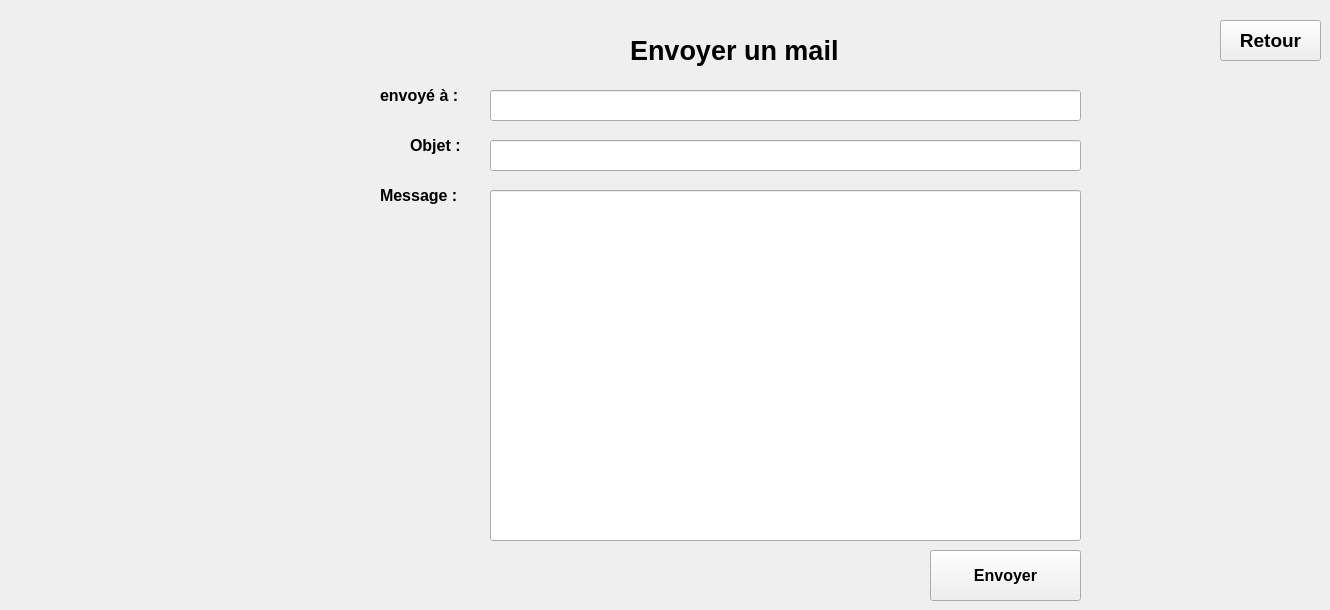
    <widget class="QWidget" name="page_9">
     <widget class="QLineEdit" name="lineEdit_15">
      <property name="geometry">
       <rect>
        <x>490</x>
        <y>190</y>
        <width>591</width>
        <height>351</height>
       </rect>
      </property>
     </widget>
     <widget class="QLabel" name="label_44">
      <property name="geometry">
       <rect>
        <x>380</x>
        <y>80</y>
        <width>111</width>
        <height>31</height>
       </rect>
      </property>
      <property name="font">
       <font>
        <pointsize>12</pointsize>
        <weight>75</weight>
        <bold>true</bold>
       </font>
      </property>
      <property name="text">
       <string>envoyé à :</string>
      </property>
     </widget>
     <widget class="QLabel" name="label_45">
      <property name="geometry">
       <rect>
        <x>410</x>
        <y>130</y>
        <width>71</width>
        <height>31</height>
       </rect>
      </property>
      <property name="font">
       <font>
        <pointsize>12</pointsize>
        <weight>75</weight>
        <bold>true</bold>
       </font>
      </property>
      <property name="text">
       <string>Objet :</string>
      </property>
     </widget>
     <widget class="QLabel" name="label_46">
      <property name="geometry">
       <rect>
        <x>380</x>
        <y>180</y>
        <width>101</width>
        <height>31</height>
       </rect>
      </property>
      <property name="font">
       <font>
        <pointsize>12</pointsize>
        <weight>75</weight>
        <bold>true</bold>
       </font>
      </property>
      <property name="text">
       <string>Message :</string>
      </property>
     </widget>
     <widget class="QLineEdit" name="lineEdit_16">
      <property name="geometry">
       <rect>
        <x>490</x>
        <y>90</y>
        <width>591</width>
        <height>31</height>
       </rect>
      </property>
     </widget>
     <widget class="QLineEdit" name="lineEdit_17">
      <property name="geometry">
       <rect>
        <x>490</x>
        <y>140</y>
        <width>591</width>
        <height>31</height>
       </rect>
      </property>
     </widget>
     <widget class="QPushButton" name="pushButton_7">
      <property name="geometry">
       <rect>
        <x>930</x>
        <y>550</y>
        <width>151</width>
        <height>51</height>
       </rect>
      </property>
      <property name="font">
       <font>
        <pointsize>12</pointsize>
        <weight>75</weight>
        <bold>true</bold>
       </font>
      </property>
      <property name="text">
       <string>Envoyer</string>
      </property>
     </widget>
     <widget class="QLabel" name="label_47">
      <property name="geometry">
       <rect>
        <x>630</x>
        <y>30</y>
        <width>281</width>
        <height>41</height>
       </rect>
      </property>
      <property name="font">
       <font>
        <pointsize>20</pointsize>
        <weight>75</weight>
        <bold>true</bold>
       </font>
      </property>
      <property name="text">
       <string>Envoyer un mail</string>
      </property>
     </widget>
     <widget class="QPushButton" name="pushButton_18">
      <property name="geometry">
       <rect>
        <x>1220</x>
        <y>20</y>
        <width>101</width>
        <height>41</height>
       </rect>
      </property>
      <property name="font">
       <font>
        <pointsize>14</pointsize>
        <weight>75</weight>
        <bold>true</bold>
       </font>
      </property>
      <property name="text">
       <string>Retour</string>
      </property>
     </widget>
     <widget class="QLabel" name="label_55">
      <property name="geometry">
       <rect>
        <x>570</x>
        <y>560</y>
        <width>281</width>
        <height>41</height>
       </rect>
      </property>
      <property name="font">
       <font>
        <pointsize>20</pointsize>
        <weight>75</weight>
        <bold>true</bold>
       </font>
      </property>
      <property name="text">
       <string/>
      </property>
     </widget>
    </widget>
